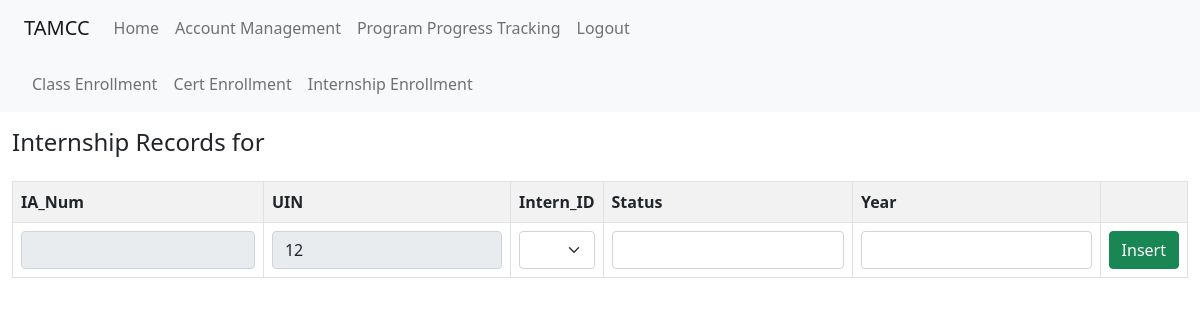
The app's page /progress_common/internApp.php?uin=12 (signed in), older data.
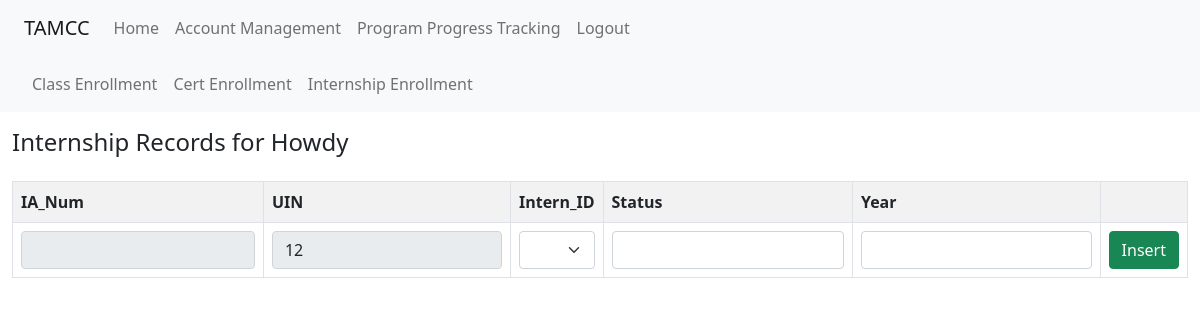
The same page, newer data.
### tables this page shows
CREATE TABLE `User` (
  `UIN` int(11) NOT NULL,
  `First_Name` varchar(20) NOT NULL,
  `M_Initial` char(2) NOT NULL,
  `Last_Name` varchar(20) NOT NULL,
  `Username` varchar(20) NOT NULL,
  `Passwords` varchar(20) NOT NULL,
  `User_Type` varchar(20) NOT NULL DEFAULT 'Student',
  `Email` varchar(30) NOT NULL,
  `Discord_Name` varchar(30) NOT NULL,
  `Is_Deleted` tinyint(1) NOT NULL DEFAULT 0
);

### progress_common/internApp.php (the view, shortened to what this page needs)
<!DOCTYPE html>
<html lang="en">
<head>
    <link href="https://cdn.jsdelivr.net/npm/bootstrap@5.0.2/dist/css/bootstrap.min.css" rel="stylesheet">
</head>
<body>
<?php require '../databaseLoad.php'; ?>
<?php
$uin = $_GET["uin"];
$result = $conn->query("SELECT First_Name, M_Initial, Last_Name FROM User WHERE UIN = {$uin}");
$name_info = null;
if ($result -> num_rows > 0) {
    $name_info = $result->fetch_assoc();
}
else {
    http_response_code(404);
    die("Error: The record could not be found.");
}
?>
<?php require 'progressUtils.php'; ?>
<?php if ($_SESSION["User_Type"] == "Admin") {
    require "../admin/adminHeader.php";
}
else {
    require "../student/studentHeader.php";
}
require "progressSubNav.php";
?>
<div class="container-fluid">
  <div class="row mt-3">
    <h4>Internship Records for <?= $name_info["First_Name"] . " " . $name_info["M_Initial"] . " " . $name_info["Last_Name"] ?></h4>
  </div>
  <div class="table-responsive mt-3">
  </div>
</div>
</body>
</html>

Row changes from the older to the newer data that the page shows:
now on this page (row edited): user: First_Name "Howdy"
